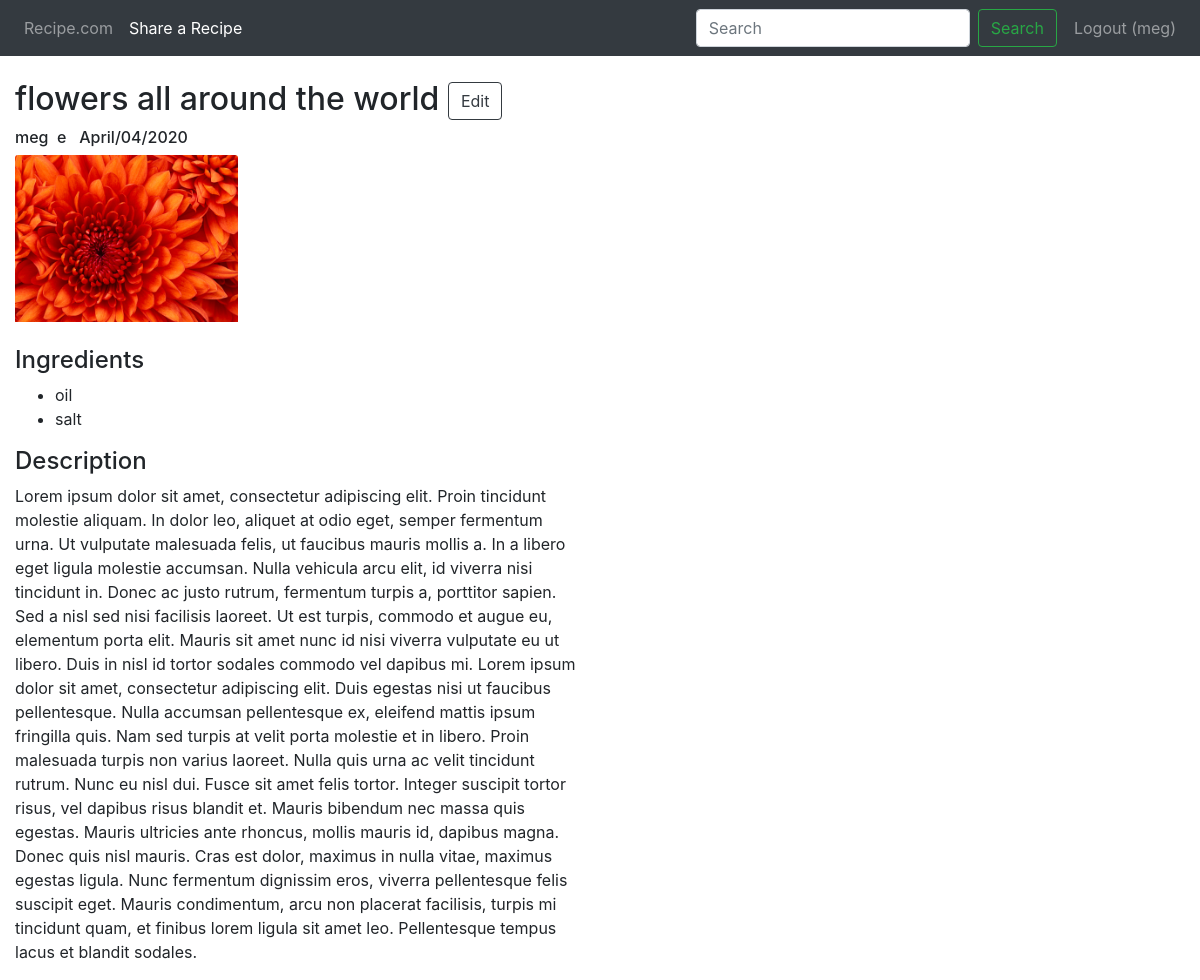
Page /recipes/1/ (signed in) on the committed database.
### recipes/models.py (models this page shows, shortened)
class Recipe(models.Model):
    DIFFICULTY_CHOICES = [
        ("e", "Easy"),
        ("m", "Medium"),
        ("a", "Advanced")
    ]
    ingredients = models.ManyToManyField(Ingredient, related_name="recipes")
    user = models.ForeignKey(User, on_delete=models.CASCADE, related_name="recipes")
    name = models.CharField(max_length=255)
    image = models.ImageField()
    description = models.TextField()
    date_created = models.DateTimeField(default=timezone.now, editable=False)
    difficulty = models.CharField(max_length=1, choices=DIFFICULTY_CHOICES)

class Ingredient(models.Model):
    name = models.CharField(max_length=255, unique=True)

### recipes/views.py (the view)
# urls.py: url(r'^(?P<pk>[0-9]+)/$', views.RecipeDetail.as_view(), name='detail'),
class RecipeDetail(generic.DetailView):
    model = Recipe
    template_name = 'recipes/recipe_detail.html'

### recipes/templates/recipes/recipe_detail.html (shortened to what this page needs)
{% extends 'recipes/base.html' %}
{% block body %}
<div class="col-sm-5 col-md-6">
    <h2> {{recipe.name}}
        {% if recipe.user == user %}
            <a href="{% url 'recipes:update' recipe.id %}" class="btn btn-outline-dark">Edit</a>
        {% endif %}
    </h2>
    <h6>
        {{recipe.user}}&nbsp;
        {{recipe.difficulty}}&nbsp;&nbsp;
        {{ recipe.date_created|date:"F/d/Y" }}
    </h6>
    <div class="col-md-5" style="padding-left: 0"> <img src="{{ recipe.image.url }}" class="card-img-top"></div>
    <br>
    <h4> Ingredients </h4>
    <ul>
        {% for ingredient in recipe.ingredients.all %}
            <li>{{ingredient.name}}</li>
        {% endfor%}
    </ul>
    <h4> Description </h4>
    <p>
        {{recipe.description}}
    </p>
</div>
{% endblock %}

### recipes/templates/recipes/base.html (shortened to what this page needs)
<!DOCTYPE html>
<html lang="en">
<head>
    {% load staticfiles %}
    <link rel="stylesheet" href="https://maxcdn.bootstrapcdn.com/bootstrap/4.0.0/css/bootstrap.min.css">
    <link href="https://emoji-css.afeld.me/emoji.css" rel="stylesheet">
</head>
<body>
  <nav class="navbar navbar-expand-lg navbar-dark bg-dark">
    <div class="collapse navbar-collapse" id="navbarSupportedContent">
      <ul class="navbar-nav mr-auto">
        <li class="nav-item">
          <a class="nav-link" href="{% url 'recipes:index' %}">Recipe.com <span class="sr-only">(current)</span></a>
        </li>
        {% if user.is_authenticated %}
        <li class="nav-item active">
          <a class="nav-link" href="{% url 'recipes:create' %}">Share a Recipe</a>
        </li>
        {% endif %}
      </ul>
      <form action="{% url 'recipes:index' %}" class="form-inline my-2 my-lg-0" method="get">
        <input name="q" class="form-control mr-sm-2" type="search" placeholder="Search" aria-label="Search">
        <button class="btn btn-outline-success my-2 my-sm-0" type="submit">Search</button>
      </form>
      <ul class="navbar-nav mr-right">
        {% if user.is_authenticated %}
        <li class="nav-item">
          <a class="nav-link" href="{% url 'users:logout' %}">
            &nbsp; Logout ({{user.username}})
          </a>
        </li>
        {% endif %}
      </ul>
    </div>
  </nav>
  <br>
{% block body %}
{% endblock %}
</body>
</html>

### rows in the picture
Recipe: name "flowers all around the world", user "meg", difficulty "e", date_created "April/04/2020", image (picture), description "Lorem ipsum dolor sit amet, consectetur adipiscing elit. Proin tincidunt molestie aliquam. In dolor leo, aliquet at odio eget, semper fermentum urna. Ut vulputate malesuada felis, ut faucibus mauris mollis a. In a libero eget ligula molestie accumsan. Nulla vehicula arcu elit, id viverra nisi tincidunt in. Donec ac justo rutrum, fermentum turpis a, porttitor sapien. Sed a nisl sed nisi facilisis laoreet. Ut est turpis, commodo et augue eu, elementum porta elit. Mauris sit amet nunc id nisi viverra vulputate eu ut libero. Duis in nisl id tortor sodales commodo vel dapibus mi. Lorem ipsum dolor sit amet, consectetur adipiscing elit. Duis egestas nisi ut faucibus pellentesque. Nulla accumsan…"
Ingredient: name "oil"
Ingredient: name "salt"

### other values in the picture
{{ user.username }} "meg"
